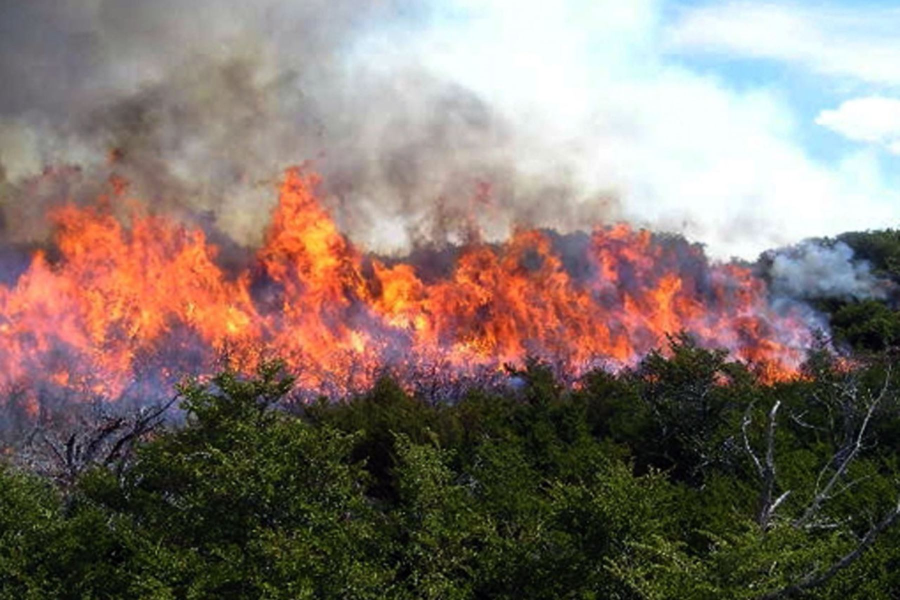
#> input picture imgO/imagenes/000800835W.jpg, 1800 x 1200 px (shown at 1/2 size); its folder holds 4 pictures in this run
$ python cambiarT.py
#> lines starting #> are read from the running program, lines starting #| are printed output that depends on the picture
from PIL import Image
import glob

# Abrir imagen
imgN = glob.glob('imagenes/*')
num = len(imgN)
j = 0

for i in range(0, num):
    print(i)
    img = Image.open(imgN[i]).convert("RGB")
#> img is the input picture: PIL image 1800x1200 RGB; mean R, G, B 131.8, 116.1, 107.6
    nueva_imagen = img.resize((900, 900))
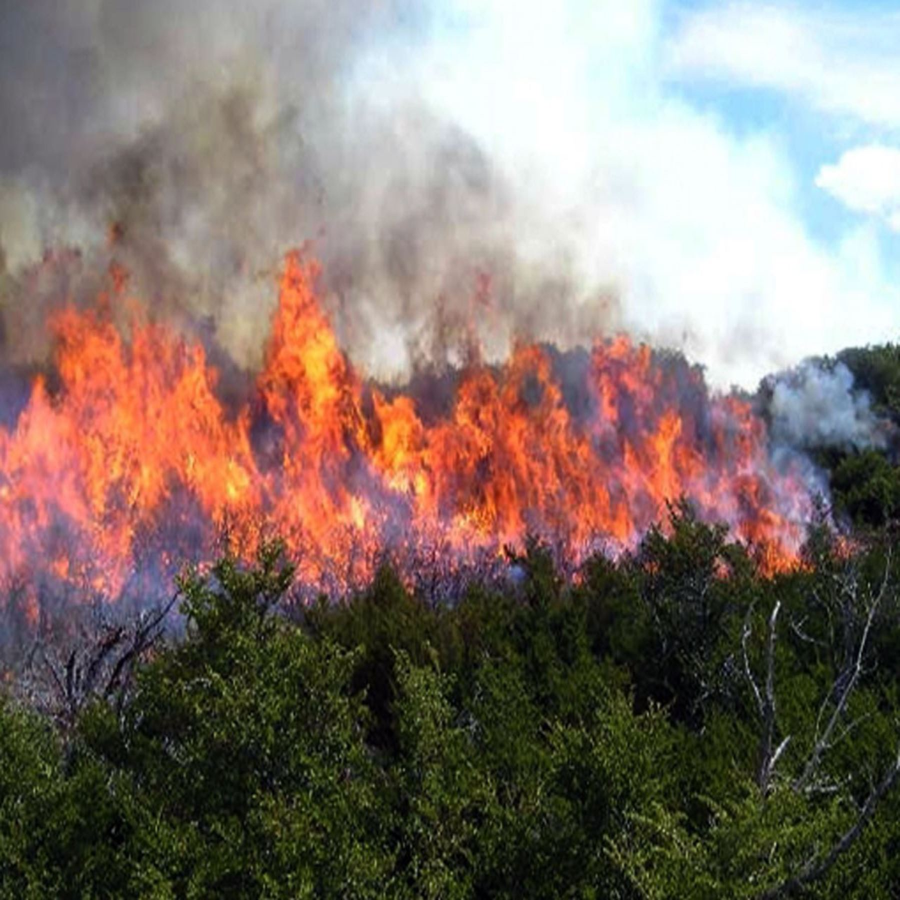
#> nueva_imagen: PIL image 900x900 RGB; mean R, G, B 131.8, 116.1, 107.6

    #Guardar imagen redimensionada
    nueva_imagen.save('img' + str(i) + '.png')
#> pass 2 of the loop `for i in range(0, num):`:
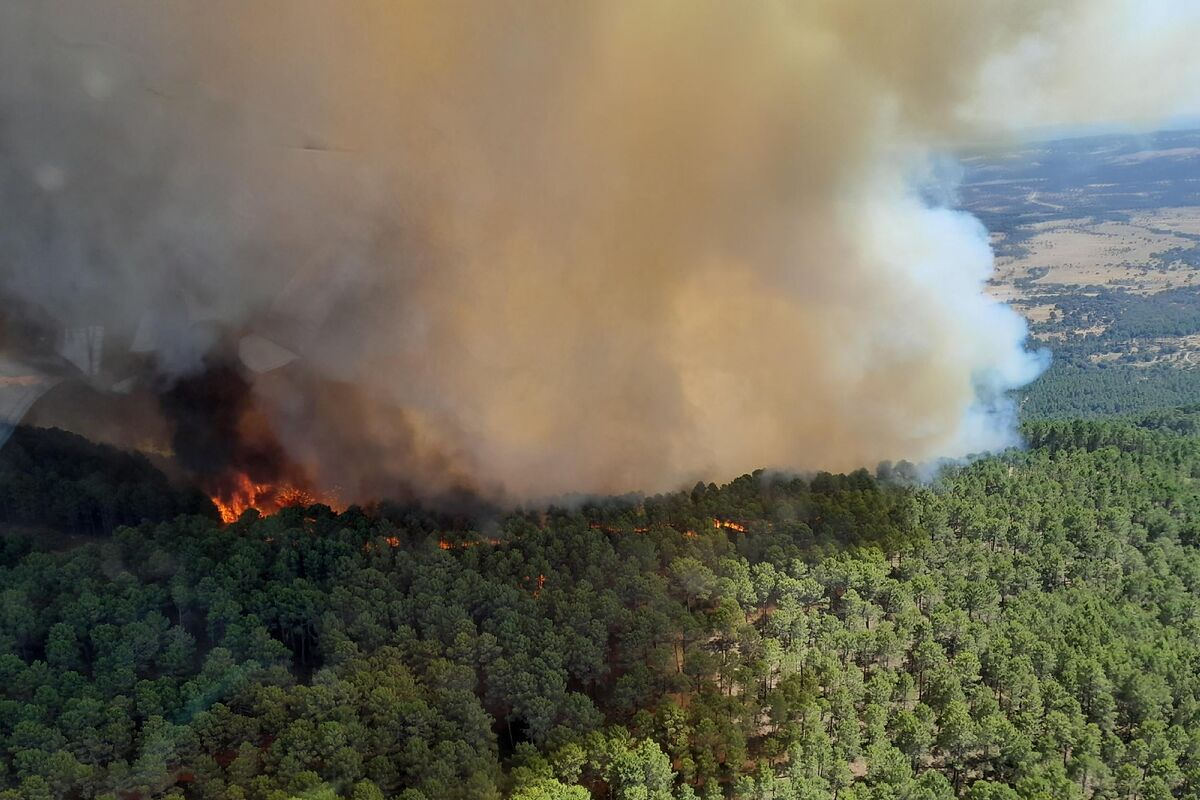
#> input picture imgO/imagenes/16597273426961.jpg, 1200 x 800 px
#> img is the input picture: PIL image 1200x800 RGB; mean R, G, B 111.2, 107, 89.5
#> `nueva_imagen = img.resize((900, 900))`:
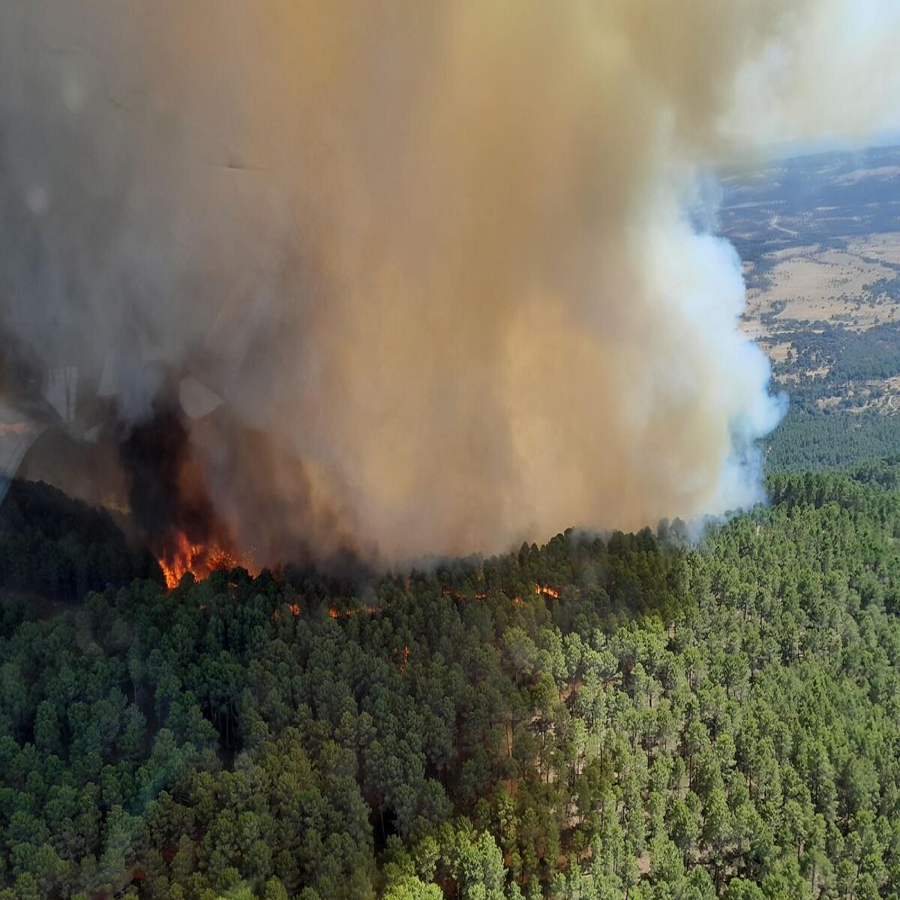
#> nueva_imagen: PIL image 900x900 RGB; mean R, G, B 111.3, 107, 89.5
#> pass 3 of the loop `for i in range(0, num):`:
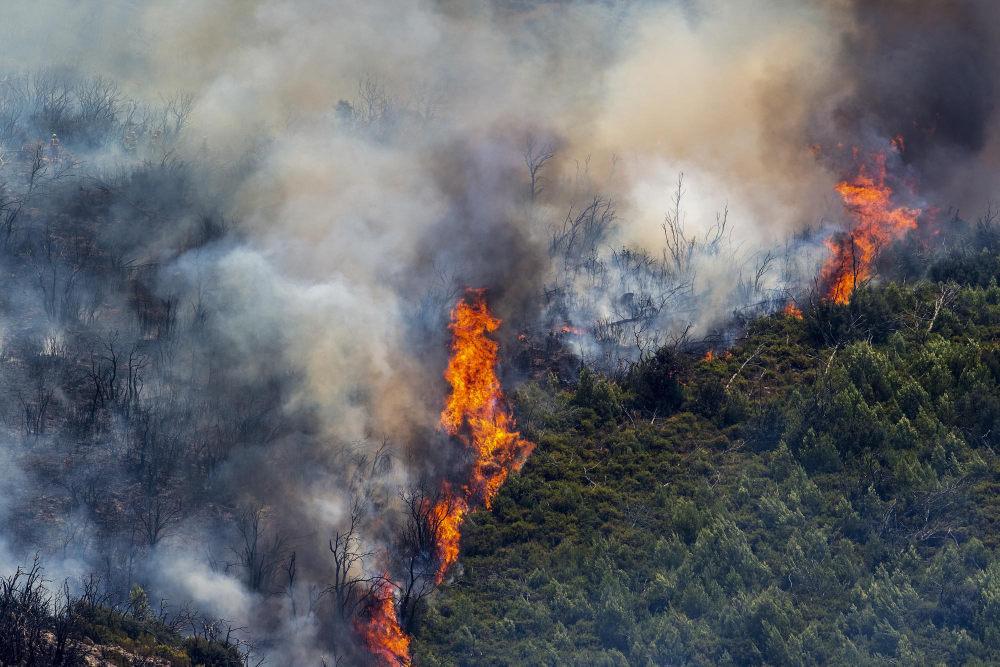
#> input picture imgO/imagenes/2000.jpeg, 2000 x 1333 px (shown at 1/2 size)
#> img is the input picture: PIL image 2000x1333 RGB; mean R, G, B 100.9, 102.1, 106.1
#> `nueva_imagen = img.resize((900, 900))`:
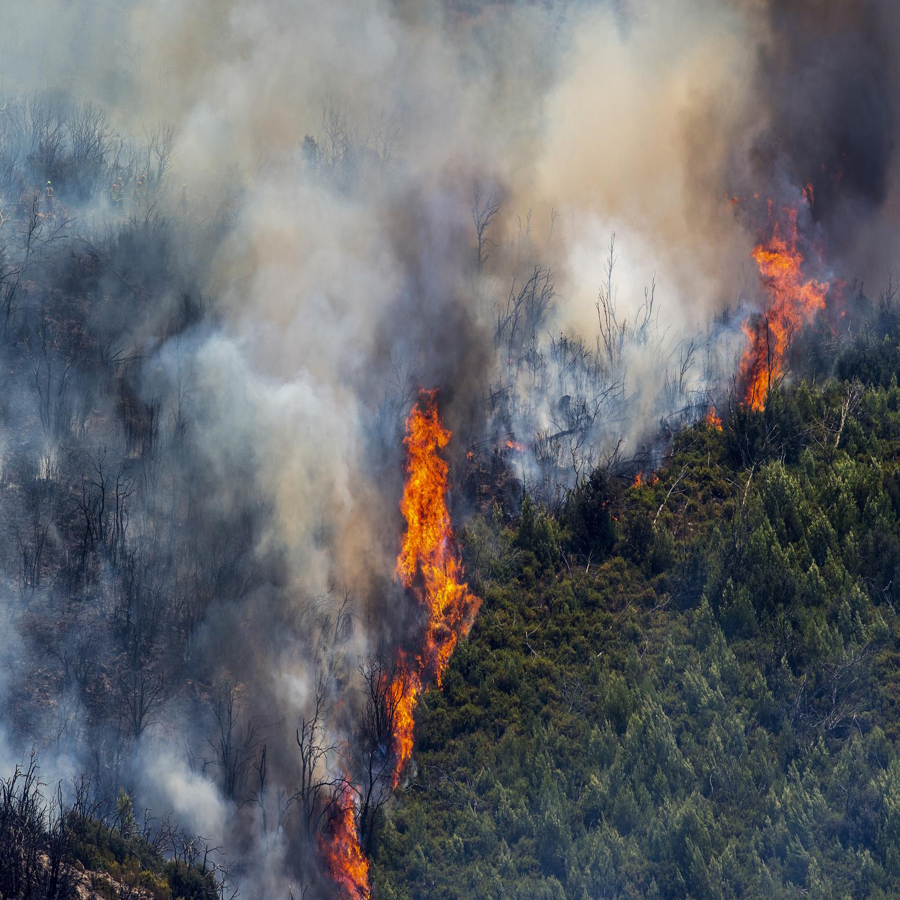
#> nueva_imagen: PIL image 900x900 RGB; mean R, G, B 100.9, 102.1, 106.1
#> the loop made 4 passes; the first 3 are shown

#dasd
